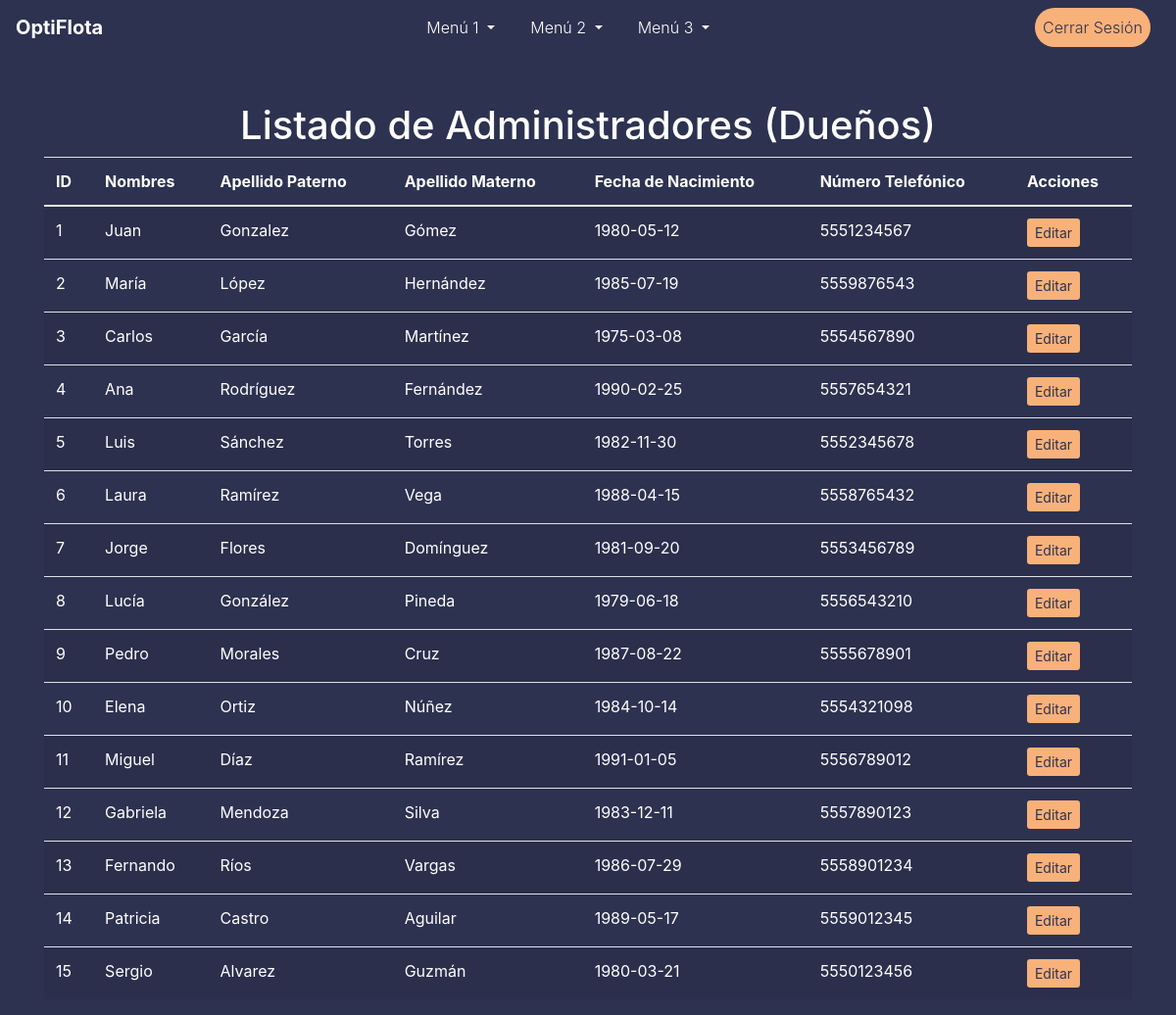
The app's page /admin/list_accionistas (signed in) with its own data.
### models.py (models this page shows)
class Accionista(db.Model):
    id = db.Column(db.Integer, primary_key=True)
    nombres = db.Column(db.String(50), nullable=False)
    apellido_paterno = db.Column(db.String(50), nullable=False)
    apellido_materno = db.Column(db.String(50), nullable=False)
    fecha_nacimiento = db.Column(db.Date, nullable=False)
    numero_telefonico = db.Column(db.String(20), nullable=False)

### routes/admin_routes.py (the view)
@admin_routes_bp.route('/list_accionistas')
@login_required
def list_accionistas():
    accionistas = Accionista.query.all()
    return render_template('list_accionistas.html', accionistas=accionistas)

### app.py (called while the page is built)
@login_manager.user_loader
def load_user(user_id):
    return User.query.get(int(user_id))

### templates/list_accionistas.html (shortened to what this page needs)
{% extends "topmenu_template.html" %}
{% block content %}
<div class="container mt-5">
    <h1 class="text-center">Listado de Administradores (Dueños)</h1>
    <table class="table table-striped text-white">
        <thead>
            <tr>
                <th>ID</th>
                <th>Nombres</th>
                <th>Apellido Paterno</th>
                <th>Apellido Materno</th>
                <th>Fecha de Nacimiento</th>
                <th>Número Telefónico</th>
                <th>Acciones</th>
            </tr>
        </thead>
        <tbody>
            {% for admin in accionistas %}
                <tr>
                    <td>{{ admin.id }}</td>
                    <td>{{ admin.nombres }}</td>
                    <td>{{ admin.apellido_paterno }}</td>
                    <td>{{ admin.apellido_materno }}</td>
                    <td>{{ admin.fecha_nacimiento }}</td>
                    <td>{{ admin.numero_telefonico }}</td>
                    <td>
                        <a href="{{ url_for('edit_owner_bp.edit_owner', owner_id=admin.id) }}" class="btn btn-sm btn-primary">Editar</a>
                    </td>
                </tr>
            {% endfor %}
        </tbody>
    </table>
</div>
{% endblock %}

### static/css/styles.css (style rules this page uses)
:root { --color-fondo: #424769; --color-fondo-mas-fondo: #2d3250; --color-texto: #ffffff; --color-relleno-textbox: #676f9d; --color-boton: #f9b17a; }
body { background-color: var(--color-fondo-mas-fondo); color: var(--color-texto); }
.btn-primary { background-color: var(--color-boton); border: none; color: var(--color-fondo-mas-fondo) !important; }

### records on screen
Accionista: id "1", nombres "Juan", apellido_paterno "Gonzalez", apellido_materno "Gómez", fecha_nacimiento "1980-05-12", numero_telefonico "5551234567"
Accionista: id "2", nombres "María", apellido_paterno "López", apellido_materno "Hernández", fecha_nacimiento "1985-07-19", numero_telefonico "5559876543"
Accionista: id "3", nombres "Carlos", apellido_paterno "García", apellido_materno "Martínez", fecha_nacimiento "1975-03-08", numero_telefonico "5554567890"
Accionista: id "4", nombres "Ana", apellido_paterno "Rodríguez", apellido_materno "Fernández", fecha_nacimiento "1990-02-25", numero_telefonico "5557654321"
Accionista: id "5", nombres "Luis", apellido_paterno "Sánchez", apellido_materno "Torres", fecha_nacimiento "1982-11-30", numero_telefonico "5552345678"
Accionista: id "6", nombres "Laura", apellido_paterno "Ramírez", apellido_materno "Vega", fecha_nacimiento "1988-04-15", numero_telefonico "5558765432"
Accionista: id "7", nombres "Jorge", apellido_paterno "Flores", apellido_materno "Domínguez", fecha_nacimiento "1981-09-20", numero_telefonico "5553456789"
Accionista: id "8", nombres "Lucía", apellido_paterno "González", apellido_materno "Pineda", fecha_nacimiento "1979-06-18", numero_telefonico "5556543210"
Accionista: id "9", nombres "Pedro", apellido_paterno "Morales", apellido_materno "Cruz", fecha_nacimiento "1987-08-22", numero_telefonico "5555678901"
Accionista: id "10", nombres "Elena", apellido_paterno "Ortiz", apellido_materno "Núñez", fecha_nacimiento "1984-10-14", numero_telefonico "5554321098"
Accionista: id "11", nombres "Miguel", apellido_paterno "Díaz", apellido_materno "Ramírez", fecha_nacimiento "1991-01-05", numero_telefonico "5556789012"
Accionista: id "12", nombres "Gabriela", apellido_paterno "Mendoza", apellido_materno "Silva", fecha_nacimiento "1983-12-11", numero_telefonico "5557890123"
Accionista: id "13", nombres "Fernando", apellido_paterno "Ríos", apellido_materno "Vargas", fecha_nacimiento "1986-07-29", numero_telefonico "5558901234"
Accionista: id "14", nombres "Patricia", apellido_paterno "Castro", apellido_materno "Aguilar", fecha_nacimiento "1989-05-17", numero_telefonico "5559012345"
Accionista: id "15", nombres "Sergio", apellido_paterno "Alvarez", apellido_materno "Guzmán", fecha_nacimiento "1980-03-21", numero_telefonico "5550123456"
